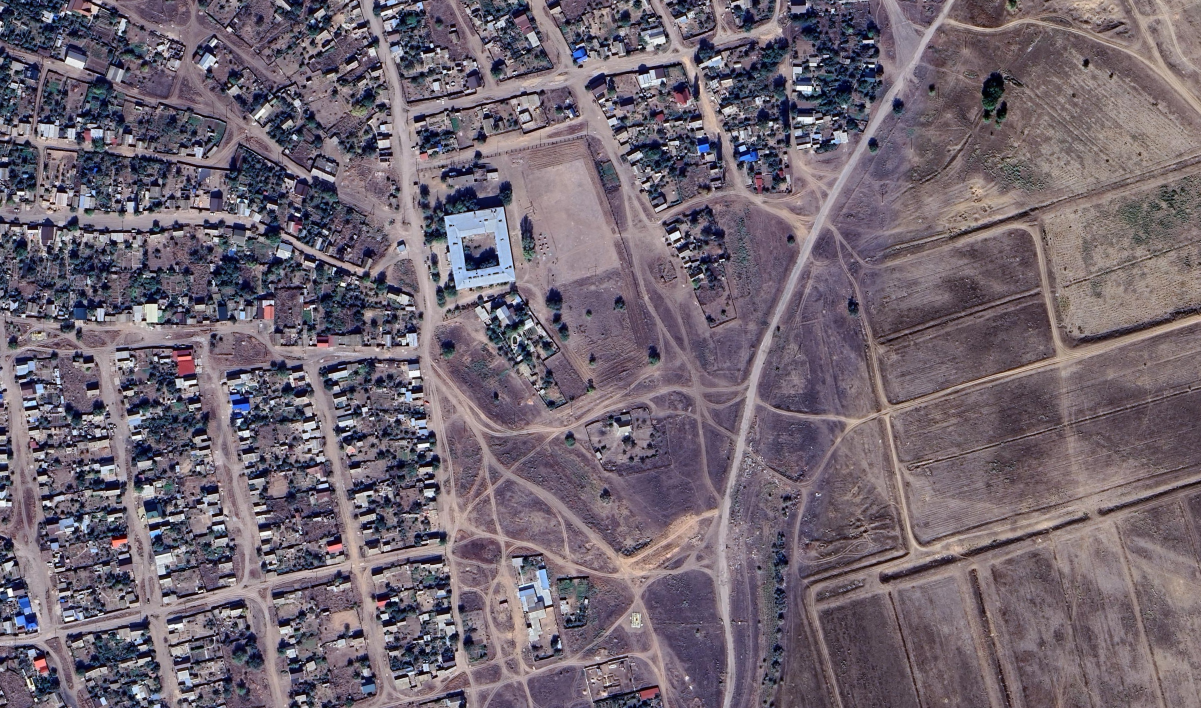
#> input picture raw/10.png, 1201 x 708 px, found by its file name; its folder holds only this picture in this run
$ python shift_rotate_images.py
#> lines starting #> are read from the running program, lines starting #| are printed output that depends on the picture
"""
Скрипт для генерации набора обучающих изображений с имитацией смещений и поворотов.

Назначение:
- Загружает исходные изображения из директории 'raw'
- Для каждого изображения создаёт серию кропов 300x300 пикселей:
  * Случайными смещениями в пределах ±10 пикселей по X/Y
  * С поворотами в диапазоне от -3.0° до +3.0° с шагом 0.05°
- Сохраняет кропы в структурированную директорию 'angles/images' с именами,
  кодирующими параметры трансформации (смещение и угол поворота)
- Дополнительно сохраняет центральный кроп без трансформации (эталон)

Формат имён файлов:
  dx_dy_angle.jpg
  Пример: "3p5_m2p0_+1p50.jpg" → смещение +3.5 по X, -2.0 по Y, поворот +1.50°
  Особенности кодировки:
    '.' → 'p' (point)
    '-' → 'm' (minus)
    '+' → опускается (положительные значения без знака)
"""

import os
import cv2
import numpy as np
from pathlib import Path
from sys import path


# Директории для входных и выходных данных
RAW_DIR = Path(path[0] + "\\raw")          # Исходные изображения
ANGLES_DIR = Path(path[0] + "\\angles\\images")  # Выходные кропы с трансформациями

# Параметры генерации
CROP_SIZE = 300          # Размер квадратного кропа (пиксели)
MAX_OFFSET = 10.0        # Максимальное смещение центра кропа (пиксели)
MAX_ANGLE = 3.0          # Максимальный угол поворота (градусы)
ANGLES = int(MAX_ANGLE * 2 / 0.05 + 1)  # Количество шагов поворота: от -3.0° до +3.0° с шагом 0.05°
angles = np.linspace(-MAX_ANGLE, MAX_ANGLE, ANGLES)  # Массив углов поворота

# Поддерживаемые форматы изображений
SUPPORTED_EXTS = {'.jpg', '.jpeg', '.png', '.bmp', '.tiff'}


def get_image_files(directory):
    """
    Сканирует директорию и возвращает список путей к изображениям с поддерживаемыми расширениями.

    :param directory: Путь к директории (объект Path или строка)
    :return: Список объектов Path, указывающих на найденные изображения
    """
    files = []
    for f in os.listdir(directory):
        if Path(f).suffix.lower() in SUPPORTED_EXTS:
            files.append(Path(directory) / f)
    return files


def safe_format(val, angle_flag=False):
    """
    Форматирует числовое значение для безопасного использования в имени файла.

    Правила преобразования:
      - Точка '.' заменяется на 'p' (например, 3.5 → 3p5)
      - Минус '-' заменяется на 'm' (например, -2.0 → m2p0)
      - Плюс '+' удаляется (положительные значения без знака)
      - Для углов используется формат с двумя знаками после запятой (+1.50)
      - Для смещений — один знак после запятой (+3.5)

    :param val: Числовое значение для форматирования
    :param angle_flag: Флаг режима угла (точность 2 знака) или смещения (1 знак)
    :return: Строка в безопасном для файловой системы формате
    """
    if angle_flag:
        s = f"{val:+.2f}"  # Формат для углов: "+1.50"
    else:
        s = f"{val:+.1f}"  # Формат для смещений: "+3.5"

    # Замена символов для совместимости с именами файлов
    s = s.replace('+', '').replace('.', 'p').replace('-', 'm')
    return s


def generate_transformed_crop(img, dx, dy, angle_deg):
    """
    Создаёт кроп изображения с заданным смещением центра и поворотом.

    Алгоритм:
      1. Вычисляется новый центр кропа с учётом смещения (dx, dy)
      2. Строится матрица аффинного преобразования для поворота вокруг нового центра
      3. Применяется поворот ко всему изображению
      4. Из повёрнутого изображения извлекается квадратный кроп заданного размера

    :param img: Исходное изображение (2D массив в градациях серого)
    :param dx: Смещение центра по оси X (пиксели)
    :param dy: Смещение центра по оси Y (пиксели)
    :param angle_deg: Угол поворота в градусах (положительное — против часовой стрелки)
    :return: Кропированное изображение (массив) или None при выходе за границы
    """
    height, width = img.shape[:2]
    # Новый центр кропа с учётом смещения
    center_x, center_y = (width // 2 + dx, height // 2 + dy)

    # Матрица поворота вокруг смещённого центра
    matrix = cv2.getRotationMatrix2D((center_x, center_y), angle_deg, 1.0)
    out_image = cv2.warpAffine(img, matrix, (width, height), flags=cv2.INTER_LINEAR)

    # Координаты кропа с центрированием вокруг смещённой точки
    y1 = max(0, center_y - CROP_SIZE // 2)
    x1 = max(0, center_x - CROP_SIZE // 2)
    y2 = min(height, y1 + CROP_SIZE)
    x2 = min(width, x1 + CROP_SIZE)

    # Проверка корректности кропа (должен быть полного размера)
    if (y2 - y1) < CROP_SIZE or (x2 - x1) < CROP_SIZE:
        return None

    return out_image[y1:y2, x1:x2]


def crop_center(img):
    """
    Извлекает центральный квадратный кроп заданного размера без трансформаций.

    :param img: Исходное изображение
    :return: Центральный кроп или None, если изображение слишком мало
    """
    h, w = img.shape[:2]
    cx, cy = w // 2, h // 2
    half = CROP_SIZE // 2
    left = cx - half
    top = cy - half

    # Проверка выхода за границы изображения
    if left < 0 or top < 0 or left + CROP_SIZE > w or top + CROP_SIZE > h:
        return None

    return img[top:top + CROP_SIZE, left:left + CROP_SIZE]


def main():
    """
    Основной цикл генерации обучающих кропов.

    Этапы обработки:
      1. Создание выходной директории (если не существует)
      2. Поиск всех изображений в RAW_DIR
      3. Для каждого изображения:
          - Загрузка в градациях серого
          - Проверка минимального размера
          - Генерация кропов для каждого угла поворота:
              * Случайное смещение в пределах ±MAX_OFFSET
              * Применение поворота и кропирование
              * Сохранение с кодированием параметров в имени файла
          - Сохранение эталонного центрального кропа (без смещения/поворота)
    """
    # Создание структуры выходных директорий
    ANGLES_DIR.mkdir(parents=True, exist_ok=True)

    # Получение списка исходных изображений
    image_files = get_image_files(RAW_DIR)

    if not image_files:
        print(f"Нет изображений в {RAW_DIR} с поддерживаемыми расширениями: {SUPPORTED_EXTS}")
        return

    # Обработка каждого изображения
    for img_path in image_files:
        print(f"Обработка: {img_path.name}")
        img = cv2.imread(str(img_path), cv2.IMREAD_GRAYSCALE)
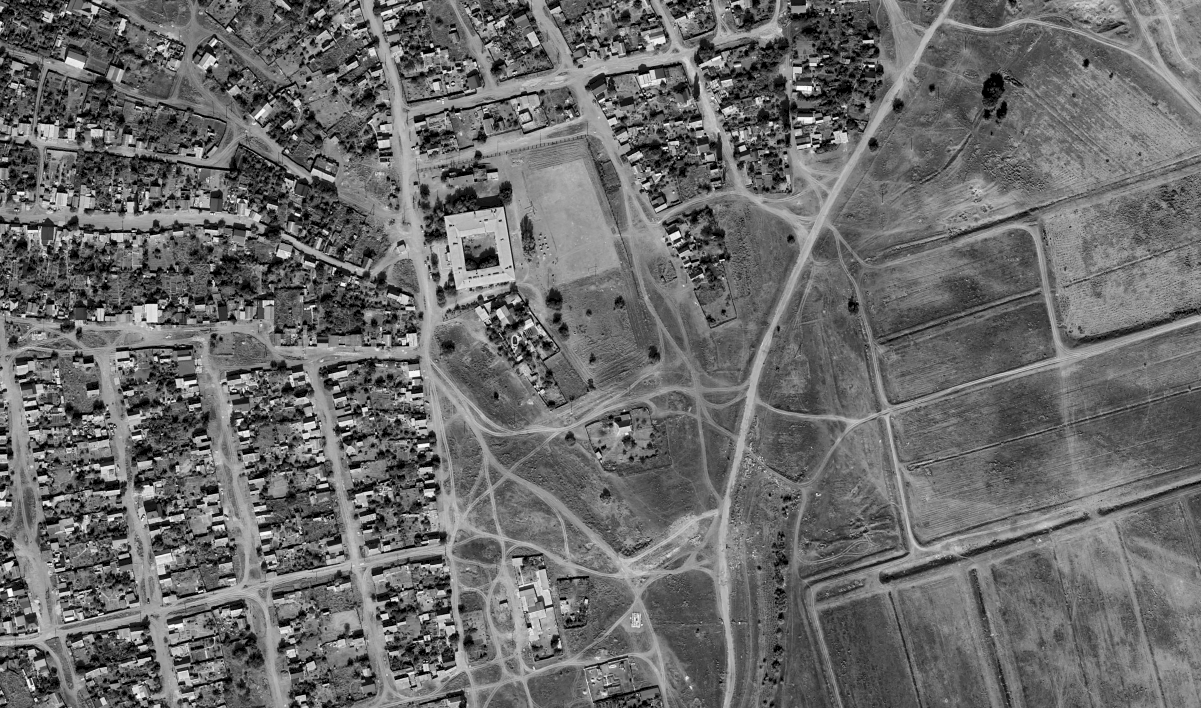
#> img: shape (708, 1201); min 0, max 254, mean 106.3
        if img is None:
            print(f"Не удалось загрузить: {img_path}")
            continue

        h, w = img.shape[:2]
#> h = 708; w = 1201
        if w < CROP_SIZE or h < CROP_SIZE:
            print(f"Изображение слишком маленькое ({w}x{h}), пропускаем")
            continue

        # Создание поддиректории для текущего изображения
        out_dir = ANGLES_DIR / ("shift_rotate_" + img_path.stem)
        out_dir.mkdir(exist_ok=True)

        saved = 0
        all_shifts = []

        # Генерация кропов для каждого угла поворота
        for angle in angles:
            # Случайное смещение в пределах допустимого диапазона
            dx = int(np.random.uniform(-MAX_OFFSET + 1, MAX_OFFSET))
            dy = int(np.random.uniform(-MAX_OFFSET + 1, MAX_OFFSET))

            # Получение трансформированного кропа
            crop = generate_transformed_crop(img, dx, dy, angle)
            if crop is None:
                continue  # Пропуск некорректных кропов

            # Формирование имени файла с кодированием параметров
            dx_str = safe_format(dx)
            dy_str = safe_format(dy)
            angle_str = safe_format(angle, angle_flag=True)
            filename = f"{dx_str}_{dy_str}_{angle_str}.jpg"
            out_path = out_dir / filename

            # Сохранение кропа
            cv2.imwrite(str(out_path), crop, [int(cv2.IMWRITE_JPEG_QUALITY), 95])
            all_shifts.append((dx, dy))
            saved += 1
#> this loop made 121 passes
#> pass 1, in generate_transformed_crop, `out_image = cv2.warpAffine(img, matrix, (width, height), flags=cv2.INT..`:
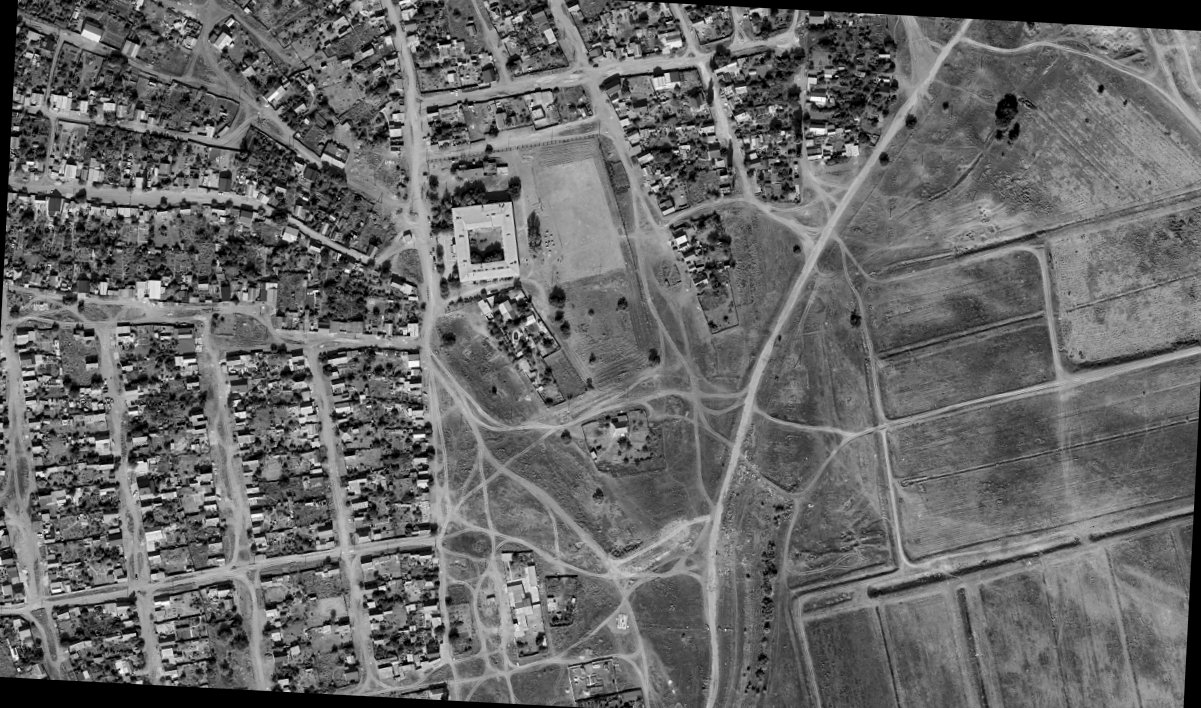
#> out_image: shape (708, 1201); min 0, max 253, mean 103.5
#> pass 1, in main, `crop = generate_transformed_crop(img, dx, dy, angle)`:
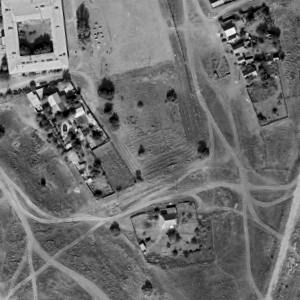
#> crop: shape (300, 300); min 0, max 242, mean 111.1
#> pass 2, in main, `crop = generate_transformed_crop(img, dx, dy, angle)`:
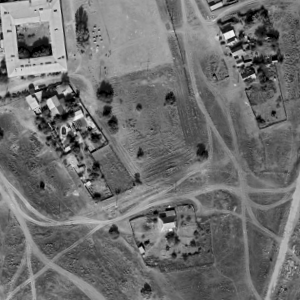
#> crop: shape (300, 300); min 0, max 243, mean 111.3
#> after the loop, all_shifts = 121 pairs, first value -8 to 9, second value -8 to 9; saved = 121

        # Сохранение эталонного кропа (центр без смещения и поворота)
        center_crop = crop_center(img)
#> in crop_center, `return img[top:top + CROP_SIZE, left:left + CROP_SIZE]`:
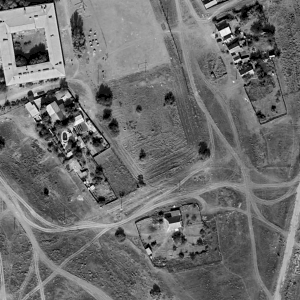
#> returned value: shape (300, 300); min 0, max 245, mean 111
        if center_crop is not None:
            cv2.imwrite(str(out_dir / "0p0_0p0_0p00.jpg"), center_crop,
                       [int(cv2.IMWRITE_JPEG_QUALITY), 95])
            saved += 1
#> saved = 122

        print(f"Сохранено {saved} кропов в {out_dir.name}")
#| Сохранено 122 кропов в shift_rotate_10

    print("\nГотово! Все изображения обработаны.")


if __name__ == "__main__":
    main()

$ run again, on raw/9.png
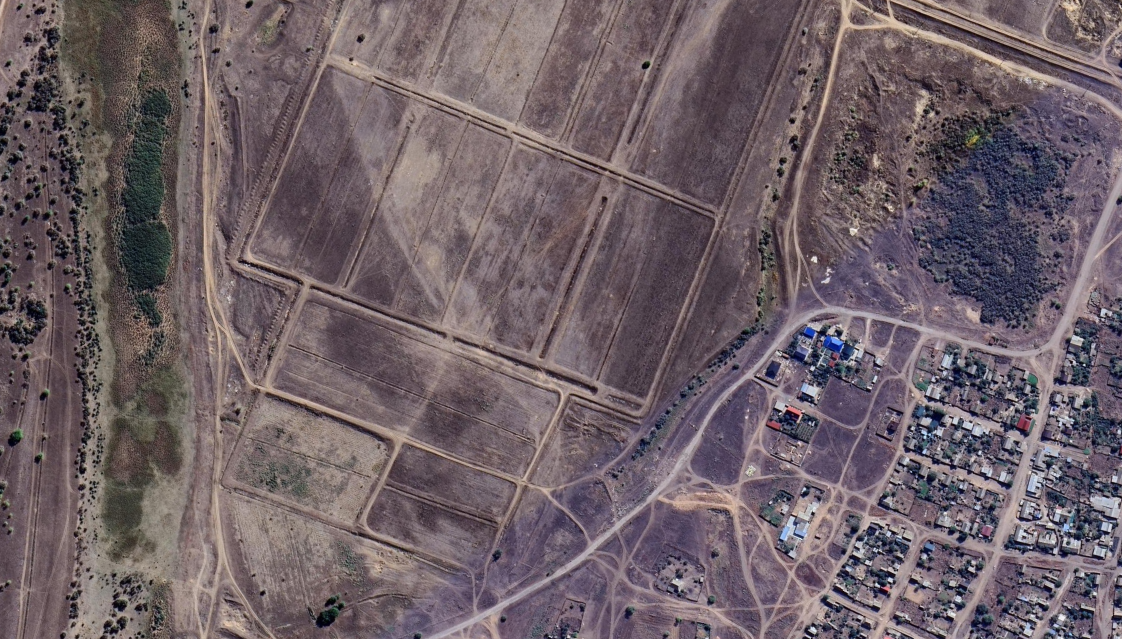
#> input picture raw/9.png, 1122 x 639 px, found by its file name
#> the loop in main, `for angle in angles:` made 121 passes
#> pass 1, in generate_transformed_crop, `out_image = cv2.warpAffine(img, matrix, (width, height), flags=cv2.INT..`:
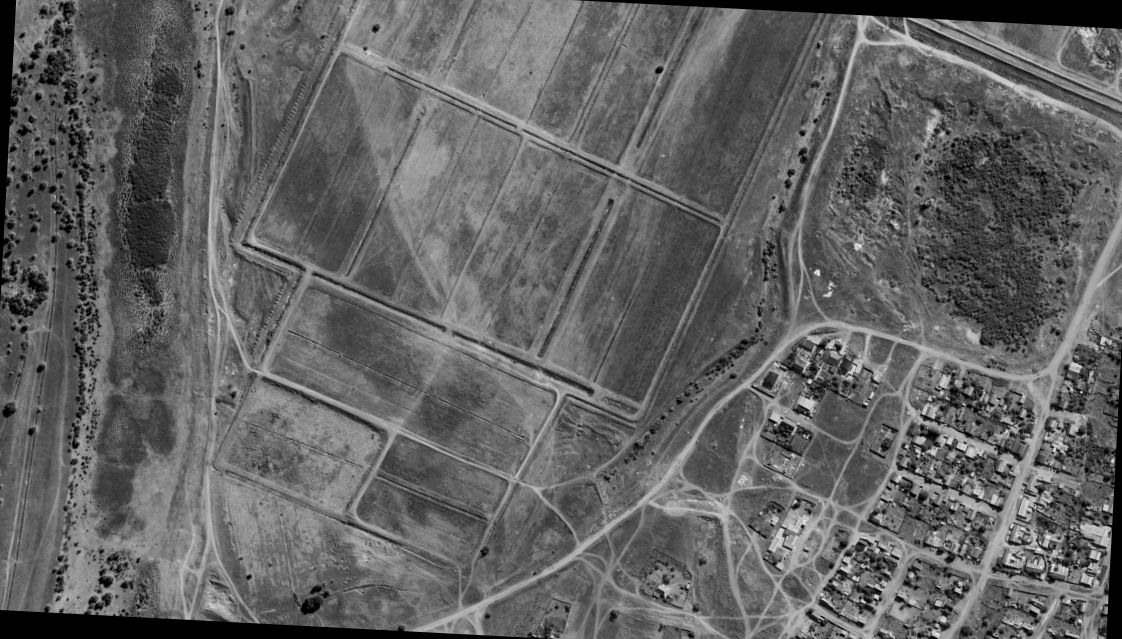
#> out_image: shape (639, 1122); min 0, max 237, mean 98.6
#> after the loop in main, `for angle in angles:`: all_shifts = 121 pairs, first value -8 to 9, second value -8 to 9; saved = 121
#> in crop_center, `return img[top:top + CROP_SIZE, left:left + CROP_SIZE]`:
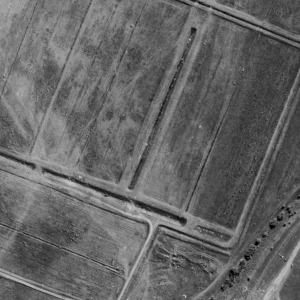
#> returned value: shape (300, 300); min 0, max 203, mean 101.9
#> in main, `saved += 1`: saved = 122
#| Сохранено 122 кропов в shift_rotate_9
